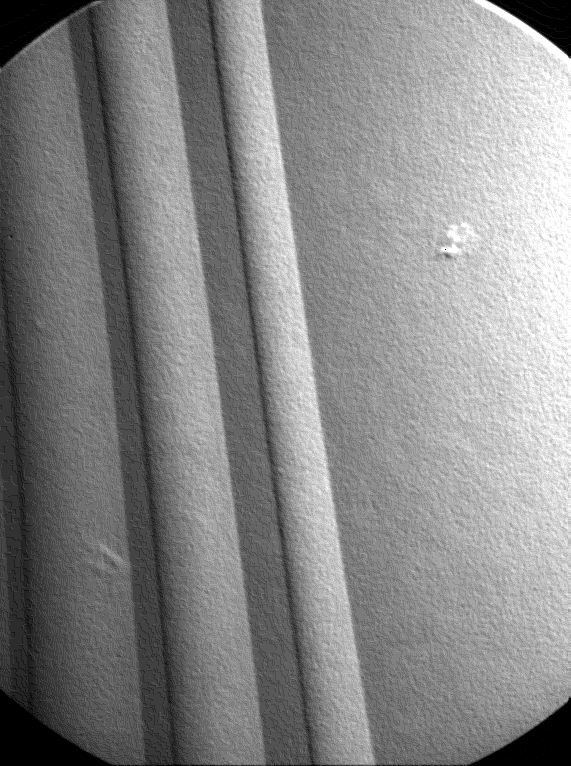
#> input picture point.jpg, 571 x 766 px
$ python Task2.py   (older library calls are emulated)
#> lines starting #> are read from the running program, lines starting #| are printed output that depends on the picture; after the words box and inside, x2 and y2 are one past the last pixel; in counts of white or black regions, pixels touching at a corner belong together
#> further down, img is the input picture: shape (766, 571); min 0, max 255, mean 134.3
import matplotlib.pyplot as plt
import numpy as np
import cv2

'''Erosion Method'''
def erosion(image, kernel):
    img_height = image.shape[0]
    img_width = image.shape[1]

    kernel_height = kernel.shape[0]
    kernel_width = kernel.shape[1]

    h = kernel_height//2
    w = kernel_width//2

    res = [[0 for x in range(img_width)] for y in range(img_height)]
    res = np.array(res)
    for i in range(h, img_height-h):
        for j in range(w, img_width-w):
            a = np.array(image[(i-h):(i-h)+kernel_height, (j-w):(j-w)+kernel_width])
            if(np.array_equal(a, kernel)):
                res[i][j] = 1
            else:
                res[i][j] = 0
    return res

'''Point Detection Method'''
def point_detection(image, kernel):
    img_height = image.shape[0]
#> img_height = 766
    img_width = image.shape[1]
#> img_width = 571
    image = cv2.Laplacian(image, cv2.CV_32F)
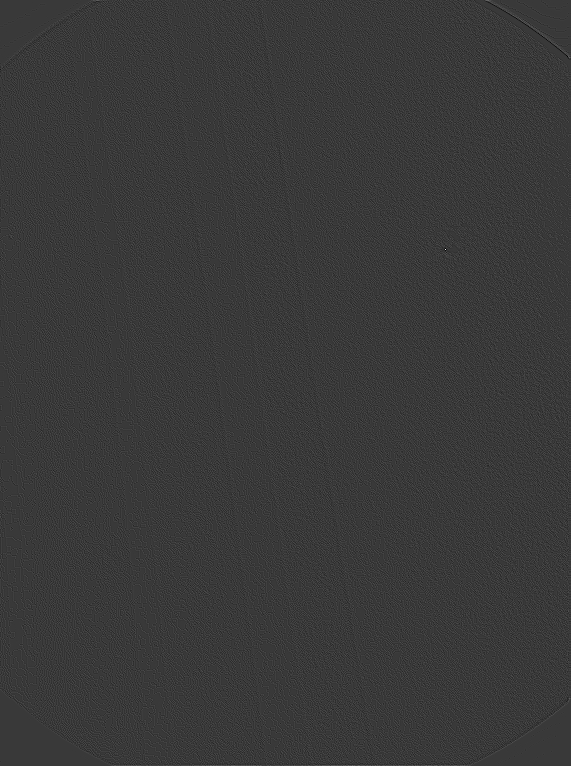
#> image: shape (766, 571) float32; min -298, max 1020, mean 0; drawn with min black and max white
    kernel_height = kernel.shape[0]
    kernel_width = kernel.shape[1]
    h = kernel_height//2
    w = kernel_width//2
    '''Threshold chosen to be a value which is 90% of maximum sum value'''
    T = 8382
    sum_arr = []
    res = [[0 for x in range(img_width)] for y in range(img_height)]
    res = np.array(res)
    for i in range(h, img_height-h):
        for j in range(w, img_width-w):
            a = np.array(image[(i-h):(i-h)+kernel_height, (j-w):(j-w)+kernel_width])
            out = ((np.multiply(kernel, a)))
            sum = np.abs(np.sum(out))
            sum_arr.append(sum)
            if(sum > T):
                co_ord = (i, j)
                res[i][j] = 1
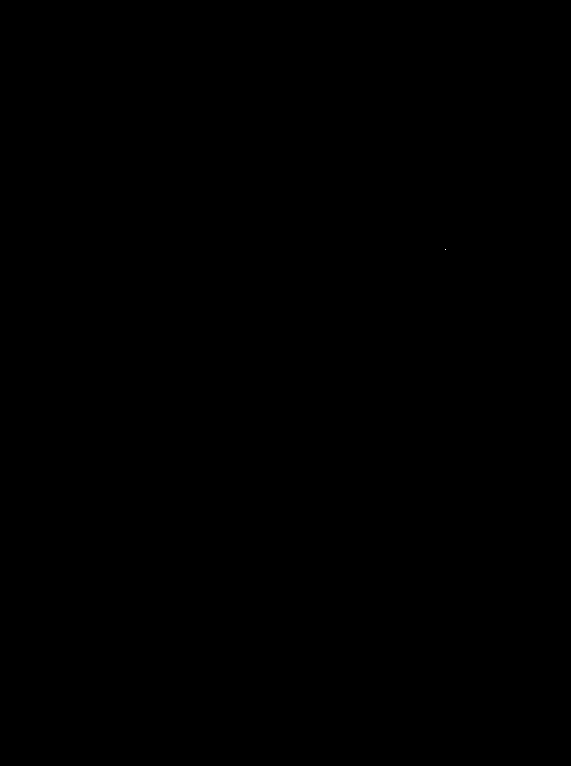
#> res: shape (766, 571) int64; values 0 (black) and 1 (white), 0% white in thin lines or dots, all inside (x1, y1, x2, y2) = (445, 249, 446, 250)
#> after the loop, sum_arr = 434716 items
    print("Maximum sum: ",np.max(np.array(sum_arr)))
#| Maximum sum:  9314.0
    return res, co_ord

def check_segment(image):
    img_height = image.shape[0]
    img_width = image.shape[1]
    '''Threshold chosen by observing the plotted histogram'''
    T = 204
    res = [[0 for x in range(img_width)] for y in range(img_height)]
    res = np.array(res)
    for i in range(image.shape[0]):
        for j in range(image.shape[1]):
            if(image[i][j] > T):
                res[i][j] = 255
            else:
                res[i][j] = 0
    return res

img = cv2.imread("point.jpg",0)
sample = img

kernel = np.array([[-1,-1,-1],
                    [-1,8,-1],
                    [-1,-1,-1]])

output, co_ord = point_detection(img, kernel)
#> co_ord = (249, 445)
output = output*255
output = np.asarray(output, np.uint8)
cv2.rectangle(output,(424,230),(464,272),(255,255,255),2)
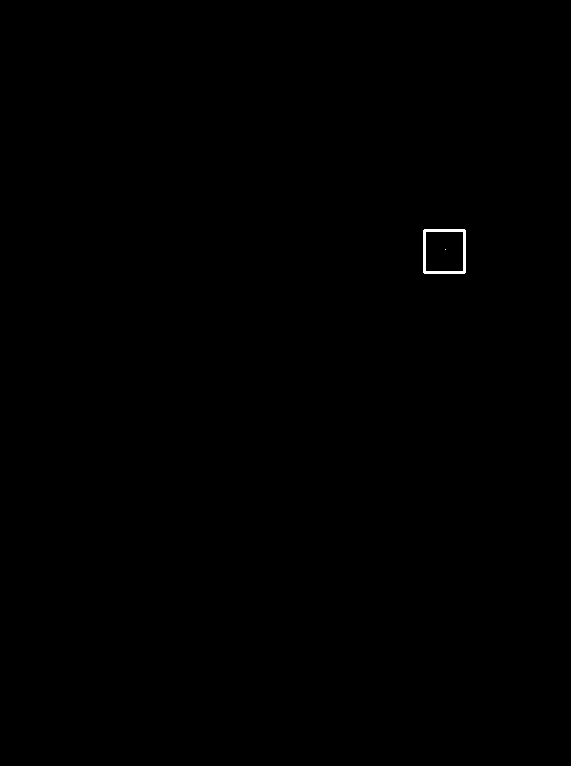
#> output: shape (766, 571); 0.11% white; 2 white regions (1 under 20 px), largest, box (x1, y1, x2, y2) and area: (423, 229, 466, 274) 488
cv2.imwrite("res_point.jpg",output)

'''Code for segmenting the object from the background'''
img2 = cv2.imread("segment.jpg", 0)
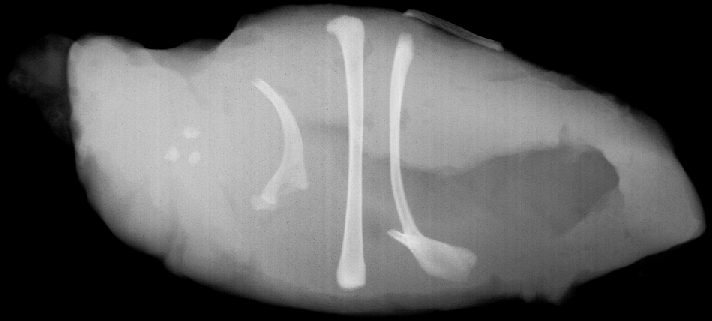
#> input picture segment.jpg, 712 x 321 px
#> img2 is the input picture: shape (321, 712); min 0, max 231, mean 92.5
seg = check_segment(img2)
#> after the loop in check_segment, `for i in range(image.shape[0]):`:
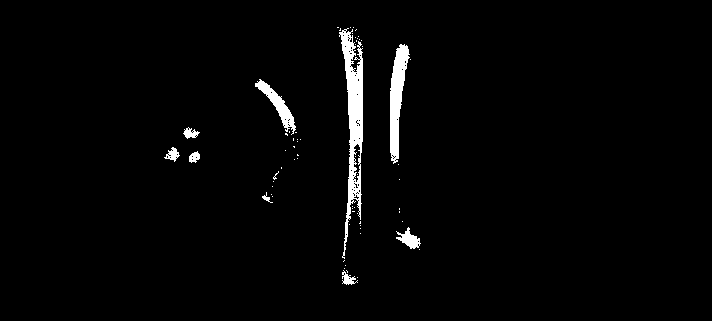
#> res: shape (321, 712) int64; 2.2% white; 65 white regions (56 under 20 px), largest, box (x1, y1, x2, y2) and area: (339, 28, 363, 259) 2330, (390, 44, 410, 164) 1259, (255, 79, 296, 135) 601
seg = np.asarray(seg, np.uint8)
cv2.rectangle(seg,(155,115),(208,172),(255,255,255),2)
cv2.rectangle(seg,(245,68),(300,223),(255,255,255),2)
cv2.rectangle(seg,(322,13),(370,291),(255,255,255),2)
cv2.rectangle(seg,(382,33),(430,264),(255,255,255),2)
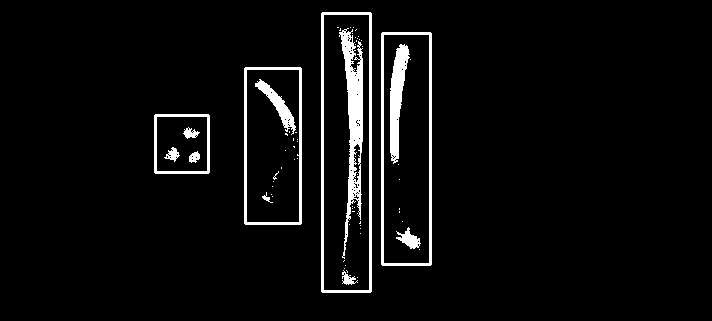
#> seg: shape (321, 712); 4.6% white; 67 white regions (54 under 20 px), largest, box (x1, y1, x2, y2) and area: (339, 28, 363, 259) 2330, (321, 12, 372, 293) 1952, (381, 32, 432, 266) 1670

'''Observed co-ordinates of bounding boxes, in col, row format'''
print("1st box: ")
print("Upper left: (155,115)")
print("Upper right: (208,115)")
print("Bottom left: (155,172)")
print("Bottom right: (208,172)\n")

print("2nd box: ")
print("Upper left: (245,68)")
print("Upper right: (300,68)")
print("Bottom left: (245,223)")
print("Bottom right: (300,223)\n")

print("3rd box: ")
print("Upper left: (322,13)")
print("Upper right: (370,13)")
print("Bottom left: (322,291)")
print("Bottom right: (370,291)\n")

print("4th box: ")
print("Upper left: (382,33)")
print("Upper right: (430,33)")
print("Bottom left: (382,264)")
print("Bottom right: (430,264)")

cv2.imwrite("res_segment.jpg",seg)

'''Plotting Histogram'''
my_dict = {}
for i in range(np.unique(img2).shape[0]):
    a = np.unique(img2)[i]
    count = np.sum(img2 == a)
    my_dict[a] = count
#> this loop made 232 passes
#> count on passes 1 to 3: 73274, 523, 300
#> after the loop, my_dict = 232 items

sorted_by_value = sorted(my_dict.items(), key=lambda kv: kv[1])
#> sorted_by_value = 232 pairs, first value 0 to 231, second value 1 to 73274
uniq = list(np.unique(img2))
#> uniq = 232 values from 0 to 231
val = list(my_dict.values())
#> val = 232 values, max 73274 at index 0, min 1 at index 231, mean 985.1
plt.plot(uniq[1:],val[1:])
plt.show()
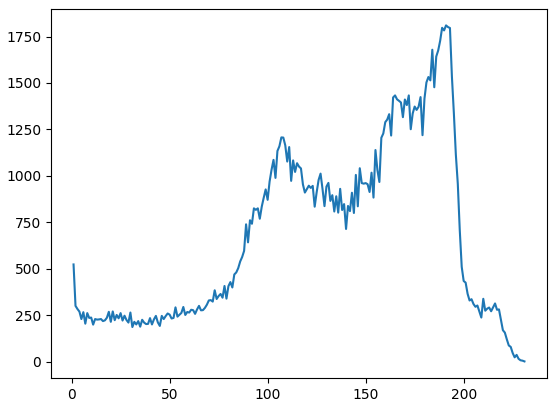
#> figure drawn by matplotlib, 1 panel; curve peaks at x = 191, y = 1810
